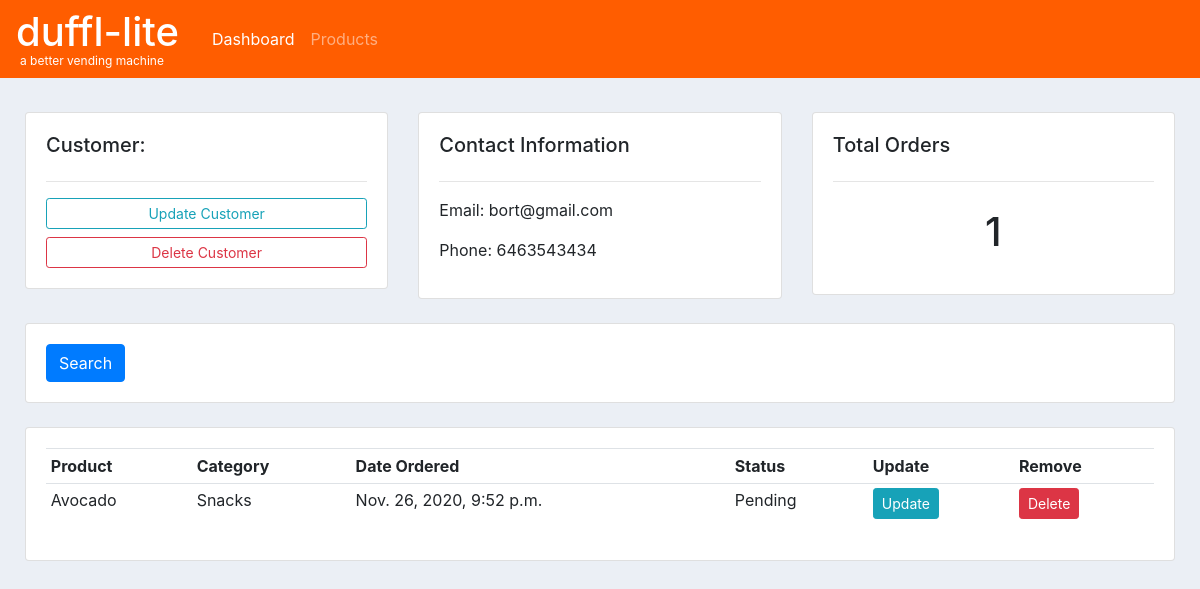
The app's page /customer/2/ with its own data.
### accounts/models.py (models this page shows, shortened)
class Customer(models.Model):
	name = models.CharField(max_length=200, null=True)
	phone = models.CharField(max_length=200, null=True)
	email = models.CharField(max_length=200, null=True)
	date_created = models.DateTimeField(auto_now_add=True, null=True)

class Order(models.Model):
	STATUS = (
			('Pending', 'Pending'),
			('Out for delivery', 'Out for delivery'),
			('Delivered', 'Delivered'),
			)
	customer = models.ForeignKey(Customer, null=True, on_delete= models.SET_NULL)
	product = models.ForeignKey(Product, null=True, on_delete= models.SET_NULL)
	date_created = models.DateTimeField(auto_now_add=True, null=True)
	status = models.CharField(max_length=200, null=True, choices=STATUS)

class Product(models.Model):
	CATEGORY = (
			('Snacks', 'Snacks'),
			('Toiletries', 'Toiletries'),
			)
	name = models.CharField(max_length=200, null=True)
	price = models.FloatField(null=True)
	category = models.CharField(max_length=200, null=True, choices=CATEGORY)
	description = models.CharField(max_length=200, null=True, blank=True)
	date_created = models.DateTimeField(auto_now_add=True, null=True)
	def __str__(self):
		return self.name

### accounts/views.py (the view)
# urls.py: path('customer/<str:pk_test>/', views.customer, name="customer"),
def customer(request, pk_test):
	customer = Customer.objects.get(id=pk_test)
	orders = customer.order_set.all()
	order_count = orders.count()
	context = {'customer':customer, 'orders':orders, 'order_count':order_count}
	return render(request, 'accounts/customer.html',context)

### accounts/templates/accounts/customer.html
{% extends 'accounts/main.html' %}
{% block content %}
<br>
<div class="row">
    <div class="col-md">
        <div class="card card-body">
            <h5>Customer:</h5>
            <hr>
            <a class="btn btn-outline-info  btn-sm btn-block" href="">Update Customer</a>
            <a class="btn btn-outline-danger  btn-sm btn-block" href="">Delete Customer</a>
        </div>
    </div>
    <div class="col-md">
        <div class="card card-body">
            <h5>Contact Information</h5>
            <hr>
            <p>Email: {{customer.email}}</p>
            <p>Phone: {{customer.phone}}</p>
        </div>
    </div>
    <div class="col-md">
        <div class="card card-body">
            <h5>Total Orders</h5>
            <hr>
            <h1 style="text-align: center;padding: 10px">{{order_count}}</h1>
        </div>
    </div>
</div>
<br>
<div class="row">
    <div class="col">
        <div class="card card-body">
            <form method="get">
                <button class="btn btn-primary" type="submit">Search</button>
            </form>
        </div>
    </div>
</div>
<br>
<div class="row">
    <div class="col-md">
        <div class="card card-body">
            <table class="table table-sm">
                <tr>
                    <th>Product</th>
                    <th>Category</th>
                    <th>Date Ordered</th>
                    <th>Status</th>
                    <th>Update</th>
                    <th>Remove</th>
                </tr>
                {% for order in orders %}
                <tr>
                    <td>{{order.product}}</td>
                    <td>{{order.product.category}}</td>
                    <td>{{order.date_created}}</td>
                    <td>{{order.status}}</td>
                    <td><a class="btn btn-sm btn-info" href="{% url 'update_order' order.id %}">Update</a></td>
                    <td><a class="btn btn-sm btn-danger" href="{% url 'delete_order' order.id %}">Delete</a></td>
                </tr>
                {% endfor %}
            </table>
        </div>
    </div>
</div>
{% endblock %}

### accounts/templates/accounts/main.html (style rules this page uses)
body { background-color: #ebeff5; }

### records on screen
Customer: email "bort@gmail.com", phone "6463543434"
Order: product "Avocado", product.category "Snacks", date_created "Nov. 26, 2020, 9:52 p.m.", status "Pending"

### other values on screen
{{ order_count }} "1"
